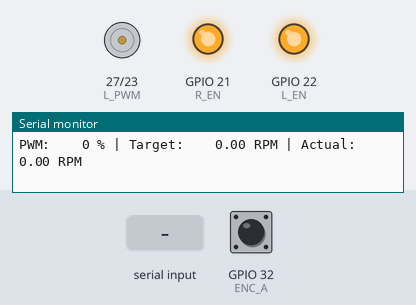
The sketch below on a simulated ESP32. On the bench: motor-driver pin pairs drawn as motors (green arrow = first pin HIGH = forward, orange = second pin HIGH = backward, longer = more drive), output pins drawn as LEDs (lit = HIGH), the last lines printed to the serial monitor. The test bench sets the inputs (shaded band); at power-on: GPIO 32 (ENC_A) HIGH.

Above: at 1.2 s.
1.3 s: "90,45\n" received over Serial
At 1.9 s:
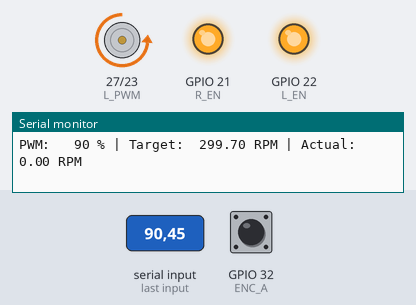
2.8 s: "30,150\n" received over Serial
At 4.0 s:
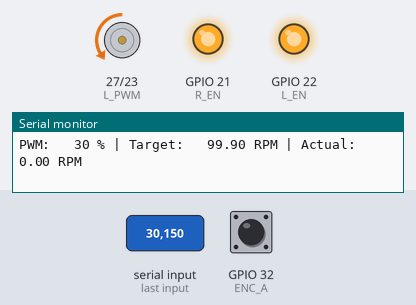
4.3 s: "5\n" received over Serial
At 5.4 s:
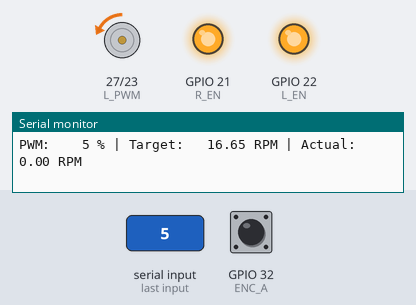
7.5 s: "90\n" received over Serial
At 7.8 s:
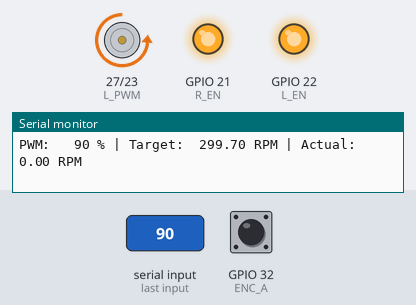
Timing chart, 0 to 10.5 s (numbered marks = the images above; inputs shaded):
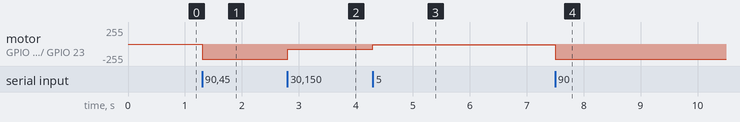

The sketch:

Test_PWM.ino
```cpp
// ==========================================
// 1. CẤU HÌNH THÔNG SỐ ĐỘNG CƠ
// ==========================================
const int GEAR_RATIO = 30;
const float MAX_RPM = 333.0;
const int PULSES_PER_REV = 11 * GEAR_RATIO;

// ==========================================
// 2. KHAI BÁO CHÂN KẾT NỐI
// ==========================================
const int R_EN = 21;
const int L_EN = 22;
const int R_PWM = 23;
const int L_PWM = 27;
const int ENC_A = 32;
const int ENC_B = 33;

const int pwmFreq = 5000;
const int pwmResolution = 8;

// ==========================================
// THÊM MỚI: CÁC BIẾN LỌC NHIỄU (DEBOUNCE)
// ==========================================
volatile long encoderCount = 0;
volatile unsigned long lastPulseTime = 0; // Thời gian nhận xung cuối cùng
const unsigned long debounceDelay = 300;  // Ngưỡng lọc nhiễu: 300 micro-giây

long previousCount = 0;
unsigned long previousMillis = 0;
const int sampleTime = 100;

int currentPwmPercent = 0;
float targetRPM = 0;
float actualRPM = 0;

// ==========================================
// 3. HÀM NGẮT - ĐÃ TÍCH HỢP BỘ LỌC NHIỄU KHỦNG
// ==========================================
void IRAM_ATTR readEncoder() {
  unsigned long currentMicros = micros(); // Đọc đồng hồ micro-giây của ESP32

  // Chỉ chấp nhận đếm xung nếu khoảng cách thời gian lớn hơn 300us
  if (currentMicros - lastPulseTime > debounceDelay) {
    if (digitalRead(ENC_B) == HIGH) { // Đã đảo HIGH để fix chiều quay
      encoderCount++;
    } else {
      encoderCount--;
    }
    lastPulseTime = currentMicros; // Lưu lại thời điểm nhận xung thật
  }
}

// ==========================================
// 4. HÀM SETUP
// ==========================================
void setup() {
  Serial.begin(115200);
  Serial.println("HE THONG TEST DONG CO JGB37 - FILTERED VERSION");
  Serial.println("Nhap % PWM tu -100 den 100 vao o gui Serial de dieu khien:");

  pinMode(R_EN, OUTPUT);
  pinMode(L_EN, OUTPUT);
  digitalWrite(R_EN, HIGH);
  digitalWrite(L_EN, HIGH);

  ledcAttach(R_PWM, pwmFreq, pwmResolution);
  ledcAttach(L_PWM, pwmFreq, pwmResolution);
  ledcWrite(R_PWM, 0);
  ledcWrite(L_PWM, 0);

  pinMode(ENC_A, INPUT_PULLUP);
  pinMode(ENC_B, INPUT_PULLUP);

  attachInterrupt(digitalPinToInterrupt(ENC_A), readEncoder, RISING);
}

// ==========================================
// 5. VÒNG LẶP CHÍNH
// ==========================================
void loop() {
  // --- BƯỚC 1: NHẬN LỆNH PWM TỪ SERIAL ---
  if (Serial.available() > 0) {
    String input = Serial.readStringUntil('\n');
    input.trim();

    if (input.length() > 0) {
      currentPwmPercent = input.toInt();
      currentPwmPercent = constrain(currentPwmPercent, -100, 100);

      targetRPM = ((float)currentPwmPercent / 100.0) * MAX_RPM;
      int pwmValue = map(abs(currentPwmPercent), 0, 100, 0, 255);

      if (currentPwmPercent > 0) {
        ledcWrite(L_PWM, 0);
        ledcWrite(R_PWM, pwmValue);
      } else if (currentPwmPercent < 0) {
        ledcWrite(R_PWM, 0);
        ledcWrite(L_PWM, pwmValue);
      } else {
        ledcWrite(R_PWM, 0);
        ledcWrite(L_PWM, 0);
      }
    }
  }

  // --- BƯỚC 2: TÍNH RPM MỖI 100ms ---
  unsigned long currentMillis = millis();
  if (currentMillis - previousMillis >= sampleTime) {
    noInterrupts();
    long currentCount = encoderCount;
    interrupts();

    long countDiff = currentCount - previousCount;
    previousCount = currentCount;

    actualRPM = ((float)countDiff / PULSES_PER_REV) * (60000.0 / sampleTime);

    Serial.printf("PWM: %4d %% | Target: %7.2f RPM | Actual: %7.2f RPM\n",
                  currentPwmPercent, targetRPM, actualRPM);

    previousMillis = currentMillis;
  }
}
```

Measured:
- after the input at 1.3 s, motor on GPIO 27 (L_PWM) / GPIO 23 (R_PWM): stopped → backward 228/255 at once
- after the input at 2.8 s, motor on GPIO 27 (L_PWM) / GPIO 23 (R_PWM): backward 228/255 → backward 76/255 at once
- after the input at 4.3 s, motor on GPIO 27 (L_PWM) / GPIO 23 (R_PWM): backward 76/255 → backward 12/255 at once
- after the input at 7.5 s, motor on GPIO 27 (L_PWM) / GPIO 23 (R_PWM): backward 12/255 → backward 228/255 at once
